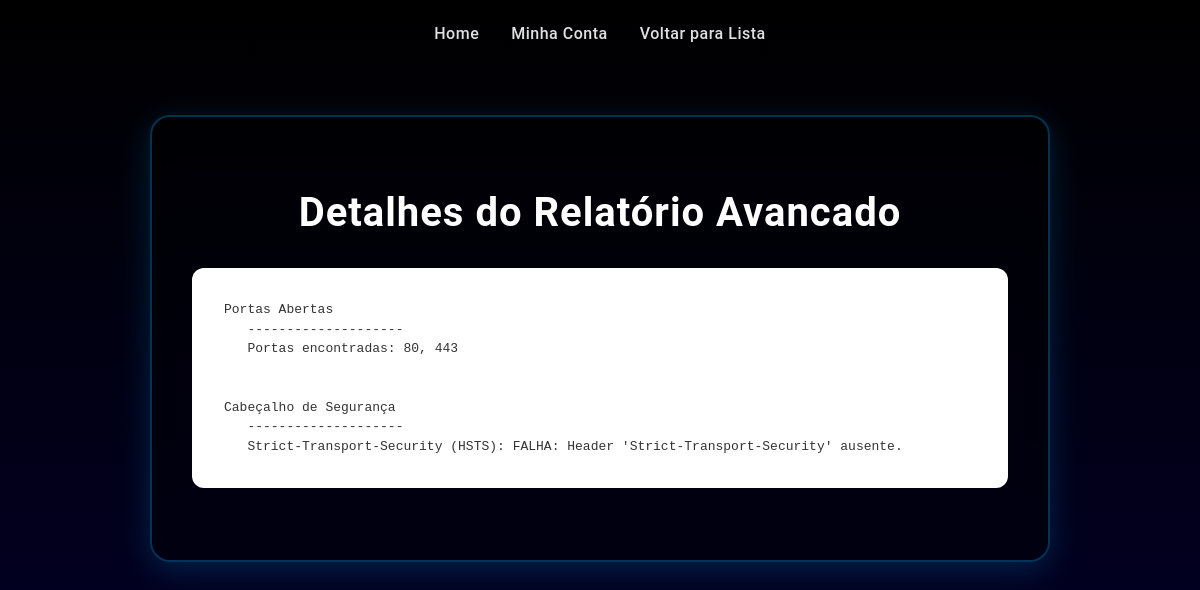
Screenshot of /visualizar_relatorio/3/avancado (signed in) with the database file from the repository.
### app/models.py (models this page shows, shortened)
class Cliente(db.Model):
    id = db.Column(db.Integer, primary_key=True)  # Define a coluna ID como chave primária, única e autoincrementável.
    cliente_nome = db.Column(db.String(80), nullable=False)  # Define a coluna nome do cliente
    cliente_email = db.Column(db.String(320), unique=True, nullable=False)  # Armazena o e-mail, deve ser único e é obrigatório (usado para login).
    cliente_senha = db.Column(db.String(128), nullable=False)  # Armazena o hash da senha
    cliente_status = db.Column(db.String(10), nullable=False, default='ativo')
    nivel_acesso = db.Column(db.String(20), nullable=False, default='basico') #1 cliente só pode ter 1 nível
    relatorios_basicos = db.relationship('RelatorioBasico', backref='cliente', lazy=True, cascade="all, delete-orphan")  # # Define a relação "Um para Muitos" com RelatorioBasico. 'backref' permite acessar o cliente a partir do relatório, e 'cascade' garante que relatórios sejam excluídos ao deletar o cliente.
    relatorios_intermediarios = db.relationship('RelatorioIntermediario', backref='cliente', lazy=True, cascade="all, delete-orphan")       # Um cliente pode ter VÁRIOS relatórios intermediários
    relatorios_avancados = db.relationship('RelatorioAvancado', backref='cliente', lazy=True, cascade="all, delete-orphan")       # Um cliente pode ter VÁRIOS relatórios avançados

class RelatorioAvancado(db.Model):
    id = db.Column(db.Integer, primary_key=True)
    conteudo = db.Column(db.Text, nullable=False)
    data_criacao = db.Column(db.DateTime, nullable=False, default=datetime.utcnow)
    cliente_id = db.Column(db.Integer, db.ForeignKey('cliente.id'), nullable=False)

### app/routes.py (the view)
@main_bp.route('/visualizar_relatorio/<int:relatorio_id>/<tipo>') # Rota que recebe o ID e o tipo do relatório via URL (parâmetros dinâmicos).
def visualizar_relatorio(relatorio_id, tipo): # Função que exibe o conteúdo de um relatório.
    if 'cliente_id' not in session: # Verifica login.
        flash('Você precisa estar logado para acessar esta página.', 'warning')
        return redirect(url_for('main.login'))
    cliente = Cliente.query.get(session['cliente_id']) # Busca o cliente logado.
    relatorio = None # Inicializa a variável do relatório.
    if tipo == 'basico': # Se o tipo for 'basico'.
        relatorio = RelatorioBasico.query.get_or_404(relatorio_id) # Busca no modelo RelatorioBasico.
    elif tipo == 'intermediario': # Se o tipo for 'intermediario'.
        relatorio = RelatorioIntermediario.query.get_or_404(relatorio_id) # Busca no modelo RelatorioIntermediario.
    elif tipo == 'avancado': # Se o tipo for 'avancado'.
        relatorio = RelatorioAvancado.query.get_or_404(relatorio_id) # Busca no modelo RelatorioAvancado.
    else: # Se o tipo na URL for inválido.
        flash('Tipo de relatório inválido.', 'danger')
        return redirect(url_for('main.relatorios_recentes'))
    if relatorio.cliente_id != cliente.id: # Verifica se o ID do dono do relatório é o mesmo do cliente logado (segurança).
        flash('Você não tem permissão para visualizar este relatório.', 'danger')
        return redirect(url_for('main.relatorios_recentes'))
    return render_template('visualizar_relatorio.html', relatorio=relatorio, tipo=tipo) # Renderiza o template com o conteúdo do relatório.

### app/templates/visualizar_relatorio.html (shortened to what this page needs)
<!DOCTYPE html>
<html lang="pt-BR">
<head>
    <link rel="stylesheet" href="{{ url_for('static', filename='css/style.css') }}">
</head>
<body>
    <div>
        <nav>
            <a href="/">Home</a>
            <a href="/minha_conta">Minha Conta</a>
            <a href="{{ url_for('main.relatorios_recentes') }}">Voltar para Lista</a>
        </nav>
    </div>
    <div class="card-conteudo"> <h1>Detalhes do Relatório {{ tipo.title() }}</h1>
        <div class="conteudo-tecnico">
            <pre>{{ relatorio.conteudo }}</pre>
        </div>
    </div>
</body>
</html>

### app/static/css/style.css (style rules this page uses)
* { margin: 0; padding: 0; box-sizing: border-box; }
html { height: 100%; }
body { font-family: 'Montserrat', 'Poppins', 'Roboto', sans-serif; background: linear-gradient(to bottom, #000000 0%, #03002b 100%); min-height: 100%; color: #ffffff; background-attachment: fixed; }
h1, h2 { text-align: center; color: #ffffff; font-weight: 700; letter-spacing: 1px; }
h1 { font-size: 2.5rem; margin: 2rem 0; }
nav { padding: 1.5rem 2rem; display: flex; gap: 2rem; align-items: center; justify-content: center; }
nav a { color: #e0e0e0; text-decoration: none; font-size: 1rem; font-weight: 500; transition: color 0.3s ease; letter-spacing: 0.5px; }
.card-conteudo { max-width: 900px; margin: 3rem auto; padding: 2.5rem; background: rgba(0, 0, 0, 0.4); border-radius: 20px; box-shadow: 0 8px 32px rgba(0, 170, 255, 0.2); backdrop-filter: blur(10px); border: 2px solid rgba(0, 170, 255, 0.3); text-align: center; }
.conteudo-tecnico { background-color: #ffffff; border-radius: 12px; padding: 2rem; font-family: 'Courier New', Courier, monospace; line-height: 1.5; overflow-x: auto; margin: 2rem 0; text-align: left; }
.conteudo-tecnico pre { margin: 0; white-space: pre-wrap; word-wrap: break-word; color: #333; }

### rows the page displays
Cliente: title "Avancado"
RelatorioAvancado: conteudo "Portas Abertas -------------------- Portas encontradas: 80, 443 Cabeçalho de Segurança -------------------- Strict-Transport-Security (HSTS): FALHA: Header 'Strict-Transport-Security' ausente."
